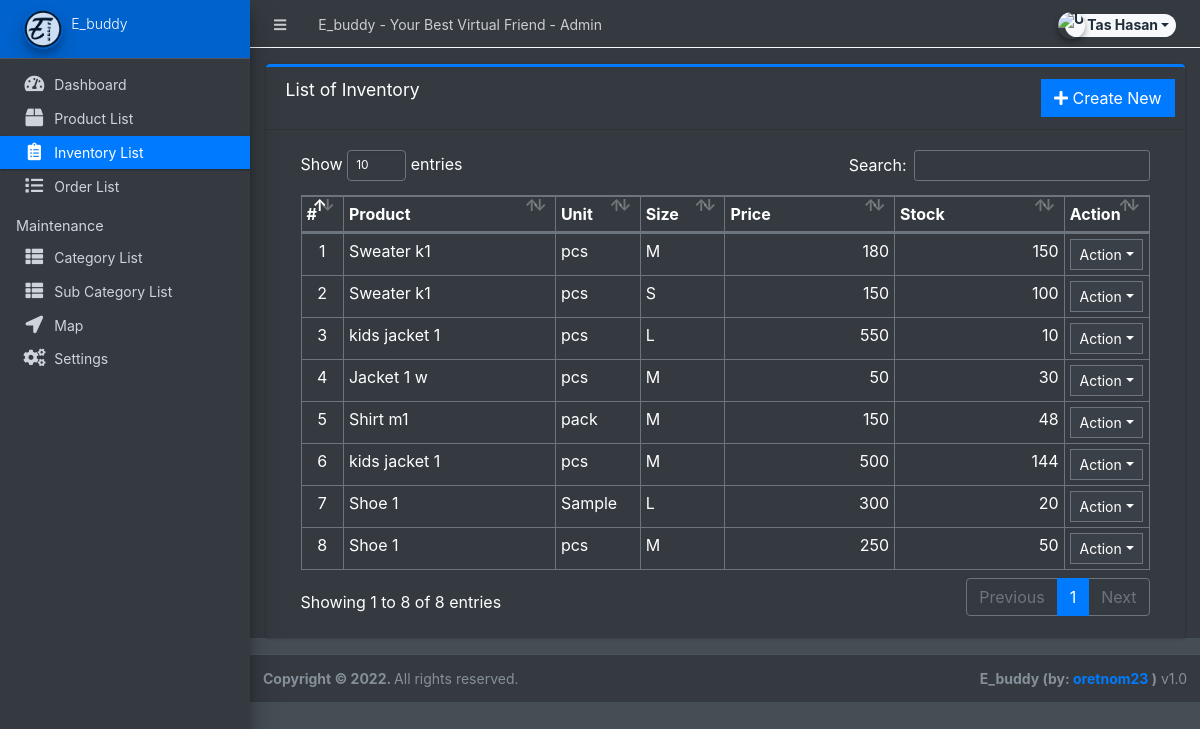
/admin/?page=inventory (signed in), run on the app's committed database.
### tables this page shows
CREATE TABLE `inventory` (
  `id` int(30) NOT NULL,
  `product_id` int(30) NOT NULL,
  `quantity` double NOT NULL,
  `unit` varchar(100) NOT NULL,
  `price` float NOT NULL,
  `size` varchar(250) NOT NULL,
  `date_created` datetime NOT NULL DEFAULT current_timestamp(),
  `date_updated` datetime DEFAULT NULL ON UPDATE current_timestamp()
);

CREATE TABLE `products` (
  `id` int(30) NOT NULL,
  `category_id` int(30) NOT NULL,
  `sub_category_id` int(30) NOT NULL,
  `product_name` varchar(250) NOT NULL,
  `description` text NOT NULL,
  `status` tinyint(1) NOT NULL DEFAULT 1,
  `date_created` datetime NOT NULL DEFAULT current_timestamp(),
  `sid` int(200) NOT NULL
);

### admin/inventory/index.php (the view, shortened to what this page needs)
<div class="card card-outline card-primary">
	<div class="card-header">
		<h3 class="card-title">List of Inventory</h3>
		<div class="card-tools">
			<a href="?page=inventory/manage_inventory" class="btn btn-flat btn-primary"><span class="fas fa-plus"></span>  Create New</a>
		</div>
	</div>
	<div class="card-body">
		<div class="container-fluid">
        <div class="container-fluid">
			<table class="table table-bordered table-stripped">
				<colgroup>
					<col width="5%">
					<col width="25%">
					<col width="10%">
					<col width="10%">
					<col width="20%">
					<col width="20%">
					<col width="10%">
				</colgroup>
				<thead>
					<tr>
						<th>#</th>
						<th>Product</th>
						<th>Unit</th>
						<th>Size</th>
						<th>Price</th>
						<th>Stock</th>
						<th>Action</th>
					</tr>
				</thead>
				<tbody>
					<?php
					$i = 1;
						$qry = $conn->query("SELECT i.*,p.product_name as product from `inventory` i inner join `products` p on p.id = i.product_id order by unix_timestamp(i.date_created) desc ");
						while($row = $qry->fetch_assoc()):
						$sold = $conn->query("SELECT SUM(ol.quantity) as sold FROM order_list ol inner join orders o on o.id = ol.order_id where ol.product_id='{$row['id']}' and o.`status` != 4 ");
						$sold = $sold->num_rows > 0 ? $sold->fetch_assoc()['sold'] : 0;
						$avail = $row['quantity'] - $sold;
					?>
						<tr>
							<td class="text-center"><?php echo $i++; ?></td>
							<td><?php echo $row['product'] ?></td>
							<td><?php echo $row['unit'] ?></td>
							<td><?php echo $row['size'] ?></td>
							<td class="text-right"><?php echo number_format($row['price']) ?></td>
							<td class="text-right"><?php echo $avail ?></td>
							<td align="center">
								 <button type="button" class="btn btn-flat btn-default btn-sm dropdown-toggle dropdown-icon" data-toggle="dropdown">
				                  		Action
				                  </button>
							</td>
						</tr>
					<?php endwhile; ?>
				</tbody>
			</table>
		</div>
		</div>
	</div>
</div>

### data on the page
inventory: product.product_name "Sweater k1", unit "pcs", size "M", price "180", quantity "150"
inventory: product.product_name "Sweater k1", unit "pcs", size "S", price "150", quantity "100"
inventory: product.product_name "kids jacket 1", unit "pcs", size "L", price "550", quantity "10"
inventory: product.product_name "Jacket 1 w", unit "pcs", size "M", price "50", quantity "30"
inventory: product.product_name "Shirt m1", unit "pack", size "M", price "150", avail "48"
inventory: product.product_name "kids jacket 1", unit "pcs", size "M", price "500", avail "144"
inventory: product.product_name "Shoe 1", unit "Sample", size "L", price "300", quantity "20"
inventory: product.product_name "Shoe 1", unit "pcs", size "M", price "250", quantity "50"

### other printed values
$_settings->info('name') "E_buddy - Your Best Virtual Friend"
$_settings->userdata('firstname').' '.$_settings->userdata('lastname') "Tas Hasan"
$_settings->info('short_name') "E_buddy"
